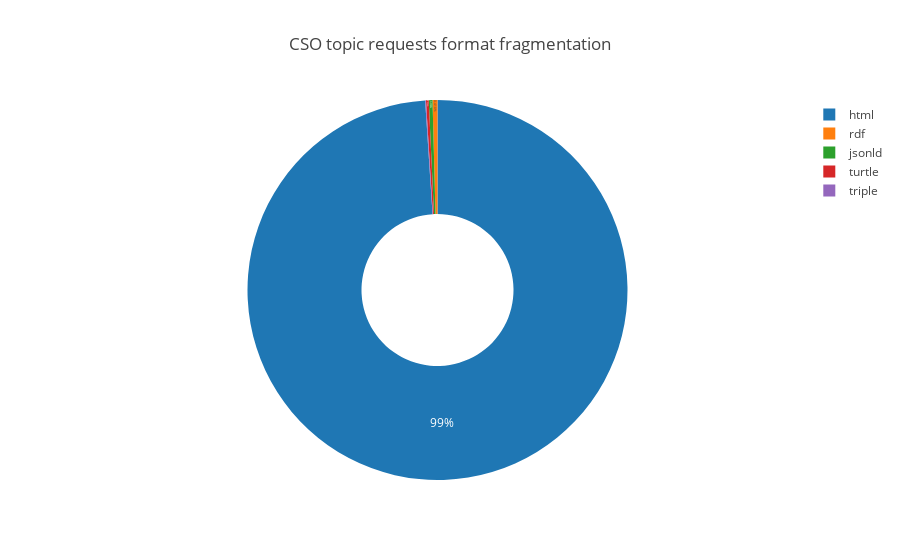

Notebook code for this chart:
### Markdown cell above
# Analysis of CSO topic requests

### Code cell
formats = topics_req_df.groupby('format')[['id']].nunique()

pie = go.Pie(values=formats.id,
              labels=formats.index,
              textposition='inside',
              name='Formats',
              hoverinfo='label+value+name',
              hole=.4)

donut = go.Layout(title='CSO topic requests format fragmentation')
fig = go.Figure(data=[pie], layout=donut)
plotly.offline.iplot(fig)

### Figure 1 — Plotly figure (JSON) as saved in the notebook; plotly's stock layout.template omitted (floating-point values rounded to 4 significant figures)
{"data": [{"hole": 0.4, "hoverinfo": "label+value+name", "labels": ["html", "jsonld", "rdf", "triple", "turtle"], "name": "Formats", "textposition": "inside", "type": "pie", "uid": "08ca5476-739d-4ab5-9ff7-90d253340235", "values": [5921, 19, 25, 4, 14]}], "layout": {"title": "CSO topic requests format fragmentation"}}
